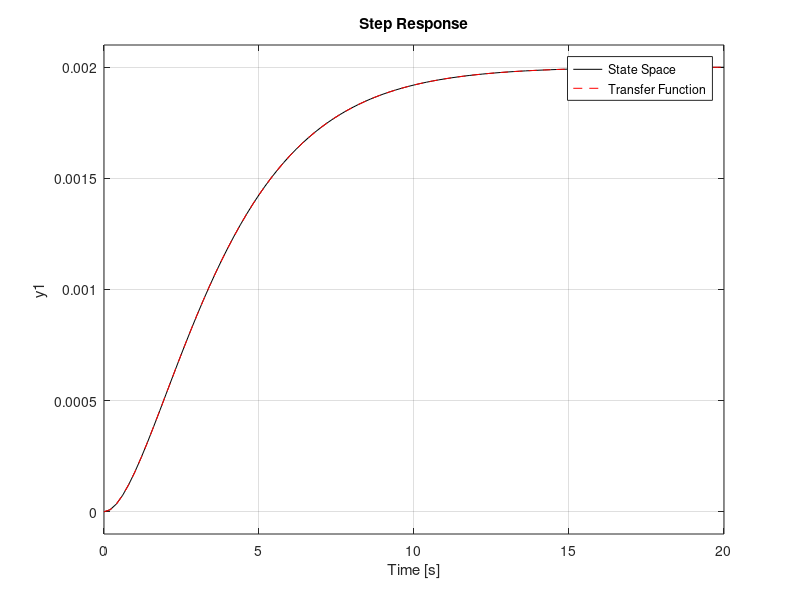
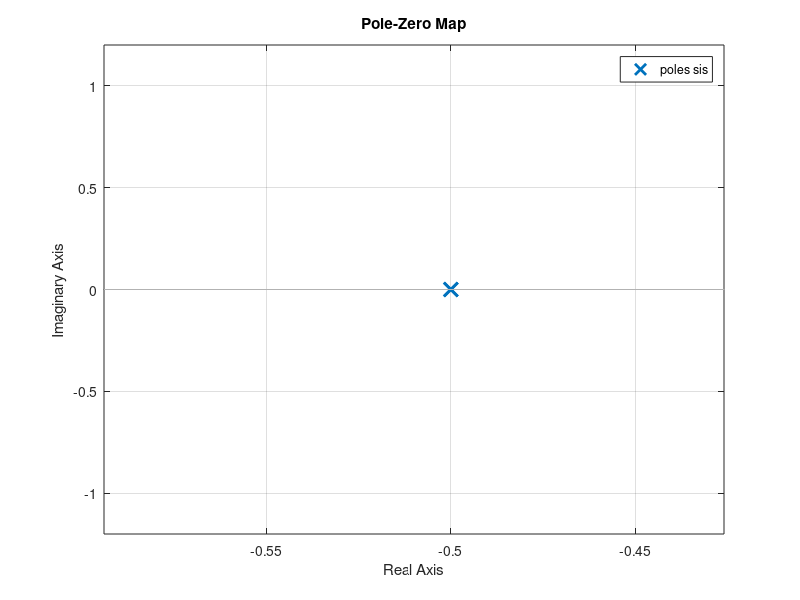

These charts were generated, in order, by the following MATLAB code:
clear
close all
clc

ue=1;
h1e=ue^2;
h2e=h1e;  %Ejemplo 1

% ue=sqrt(h1e);

%Matriz A jacobiana
A=[(-0.5*h1e^(-0.5)*h1e^2-2*h1e*(ue-sqrt(h1e)))/h1e^4               0;
    0.5*h1e^(-0.5)                                          -0.5*h2e^(-0.5)];
%Matriz B jacobiana
B=[1/h1e^2 ; 0];
%Matriz C jacobiana
C=[0 1];
%Matriz D jacobiana
D=[0];

%Sistema Linealizado en espacio de estado
sis=ss(A,B,C,D);

%Funcion de transferencia
[num den]=ss2tf(A,B,C,D);
sisft=tf(num,den);

%Respuesta al escalon (magnitud cercana a ue);
u=0.001;
[y t]=step(u*sis);
Tsim=t(end);
step(u*sis,'-k')
hold on
step(u*sisft,'--r')
legend('State Space', 'Transfer Function')
grid on

figure
pzmap(sis)
grid on

% close all